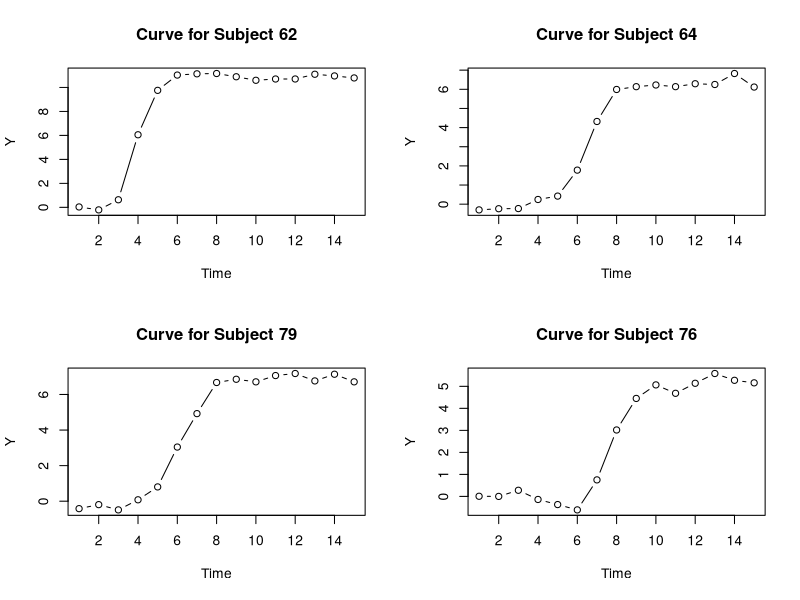

Write the R code that produced this figure. (Note: a time limit stopped this script after it produced the figure.)
GenerateGompertz <- function(N=1000,                                        
                             P=15,                                        
                             beta = c(2,0.25),                                     
                             gamma = c(0.25,0.25),                                    
                             b = 7,                                        
                             sigma = 0.25){    
  #browser()
  X <- cbind(1, rnorm(N))                                                       
  a <- exp(X%*%beta)                                                            
  c <- exp(X%*%gamma)                                                           
  b <- exp(b)                                                                   
  dat <- lapply(1:N, function(i){                                               
    # Generate time points                                                      
    tpts <- 1:P                                                                 
    # Compute means                                                             
    mu <- a[i]*exp(-b*exp(-c[i]*tpts))                                          
    # Generate Y                                                                
    Y <- rnorm(rep(1, length(mu)), mu, sd = sigma)                              
    
    # Output data set                                                           
    list(ID = rep(i,P),                                                         
         X = rep(X[i,2],P),                                                    
         tpts = tpts,                                                          
         Y = Y)                                                                
  })                                                                            
  out <- data.frame(ID = unlist(lapply(dat, function(x){x$ID})),                
                    X = unlist(lapply(dat, function(x){x$X})),                  
                    tpts = unlist(lapply(dat, function(x){x$tpts})),            
                    Y = unlist(lapply(dat, function(x){x$Y})))                  
  out                                                                           
}       

dat <- GenerateGompertz(N = 100)

# Plot several example curves:
par(mfrow = c(2,2))
for (i in sample(1:100, size = 4)){
  keep <- dat$ID == i
  plot(dat$tpts[keep], dat$Y[keep], type = "b", 
       main = paste0("Curve for Subject ", i), xlab = "Time", ylab = "Y")
}



# install.packages("minpack.lm")
# library(minpack.lm)
# DNase1 <- subset(DNase, Run == 1)
# fm1DNase1 <- nlsLM(density ~ SSlogis(log(conc), Asym, xmid, scal), DNase1)
# coef(fm1DNase1)
# logLik(fm1DNase1)
# TT <- seq(0, 8, length = 501)
# tau <- 2.2
# N0 <- 1000
# a <- 0.25
# f0 <- 8
# Ndet <- N0 * exp(-TT/tau) * (1 + a * cos(f0 * TT))
# N <- Ndet +  rnorm(length(Ndet), mean = Ndet, sd = .01 * max(Ndet))
# library(minpack.lm)
# gform <- Y ~ exp(b0 + b1*X) * exp( - b * exp( - exp(g0 + g1*X) * tpts ) )
# m1 <- nlsLM(gform, data = dat)
# coef(m1)[names(coef(m1)) != "b"]
# mean(fitted(m1)[1:15] - dat[1:15,4])
# 
# 


aFun <- function(x_i, b0, b1) {
  exp(b0+b1*x_i)
}
cFun <- function(x_i, g0, g1) {
  exp(g0+g1*x_i)
}
muFun <- function(a_i,c_i,b, t_ij) {
  a_i* exp(-b * exp(-c_i * t_ij))
}



b0 <- 2
b1 <- .25
g0 <- .25
g1 <- .25
b <- 7
sig2 <- 1



n <- nrow(dat)
subHolder <- rep(NA, n)
for (i in 1:n) {
  a_i <- aFun(x_i = dat$X[i], b0 = b0, b1 = b1)
  c_i <- cFun(x_i = dat$X[i], g0 = g0, g1 = g1)
  mu_ij <- muFun(a_i = a_i, c_i = c_i, b = b, t_ij = dat$tpts[i])
  subHolder[i] <- (dat$Y[i] - mu_ij)^2
}
l <- -(n/2)*log(sig2) - (1/(2*sig2)) * sum(subHolder)


#par is the parameter vector b0, b1, g0, g1, b, sig2
toOptim <- function(par, dat) {
  b0 <- par[1]
  b1 <- par[2]
  g0 <- par[3]
  g1 <- par[4]
  b <- par[5]
  sig2 <- par[6]
  
  
  n <- nrow(dat)
  subHolder <- rep(NA, n)
  for (i in 1:n) {
    a_i <- aFun(x_i = dat$X[i], b0 = b0, b1 = b1)
    c_i <- cFun(x_i = dat$X[i], g0 = g0, g1 = g1)
    mu_ij <- muFun(a_i = a_i, c_i = c_i, b = b, t_ij = dat$tpts[i])
    subHolder[i] <- (dat$Y[i] - mu_ij)^2
  }
  l <- -(n/2)*log(sig2) - (1/(2*sig2)) * sum(subHolder)
  return(l)
}
par <- c(b0, b1, g0, g1, b, sig2)
toOptim(par, dat)




dat <- GenerateGompertz(N=1000,                                        
                        P=15,                                        
                        beta = c(2,.25),                                     
                        gamma = c(.25,.25),                                    
                        b = 7,                                        
                        sigma = .25)
startPar <- c(b0 = 1, b1 = 1, g0 = 1, g1 = 1, b = 1, sig2 = 1)
fit <- optim(
  par = startPar,
  fn = toOptim,
  dat = dat,  
  lower = c(b0 = 1e-8, b1 = 1e-8, g0 = 1e-8, g1 = 1e-8, b = 1e-8, sig2 = 1e-8),
  upper = c(b0 = Inf, b1 = Inf, g0 = Inf, g1 = Inf, b = Inf, sig2 = Inf),
  method = "L-BFGS-B",
  control = list(fnscale = -1, maxit = 5000)  
)
fit$par[1:4]
#does his function do sigma or sig^2? does it matter?
FitGompertz(gdat = dat)
